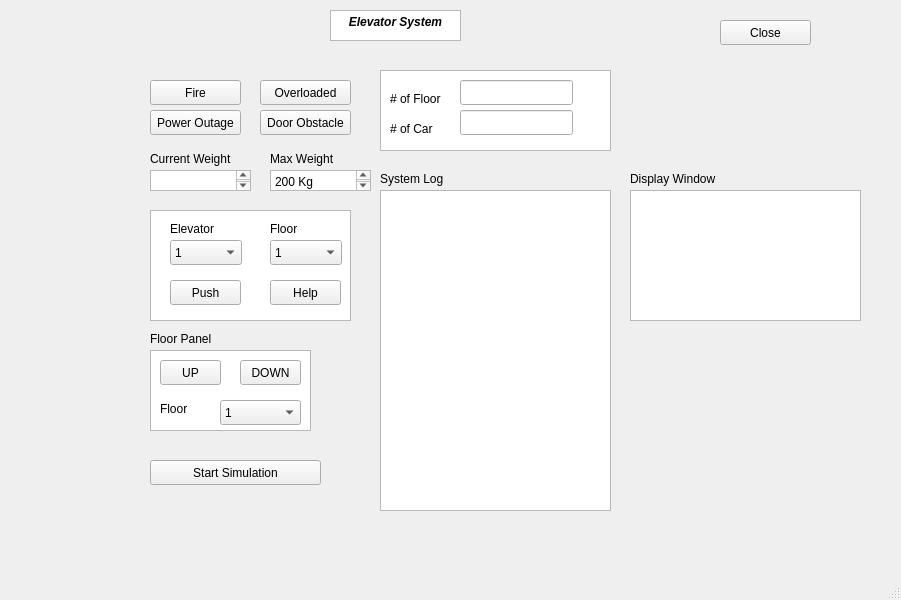
<?xml version="1.0" encoding="UTF-8"?>
<ui version="4.0">
 <class>MainWindow</class>
 <widget class="QMainWindow" name="MainWindow">
  <property name="geometry">
   <rect>
    <x>0</x>
    <y>0</y>
    <width>901</width>
    <height>600</height>
   </rect>
  </property>
  <property name="windowTitle">
   <string>MainWindow</string>
  </property>
  <widget class="QWidget" name="centralwidget">
   <widget class="QPushButton" name="StartSimulation">
    <property name="geometry">
     <rect>
      <x>150</x>
      <y>460</y>
      <width>171</width>
      <height>25</height>
     </rect>
    </property>
    <property name="text">
     <string>Start Simulation</string>
    </property>
   </widget>
   <widget class="QTextBrowser" name="textBrowser_2">
    <property name="geometry">
     <rect>
      <x>330</x>
      <y>10</y>
      <width>131</width>
      <height>31</height>
     </rect>
    </property>
    <property name="html">
     <string>&lt;!DOCTYPE HTML PUBLIC &quot;-//W3C//DTD HTML 4.0//EN&quot; &quot;http://www.w3.org/TR/REC-html40/strict.dtd&quot;&gt;
&lt;html&gt;&lt;head&gt;&lt;meta name=&quot;qrichtext&quot; content=&quot;1&quot; /&gt;&lt;style type=&quot;text/css&quot;&gt;
p, li { white-space: pre-wrap; }
&lt;/style&gt;&lt;/head&gt;&lt;body style=&quot; font-family:'Noto Sans'; font-size:9pt; font-weight:400; font-style:normal;&quot;&gt;
&lt;p align=&quot;center&quot; style=&quot; margin-top:0px; margin-bottom:0px; margin-left:0px; margin-right:0px; -qt-block-indent:0; text-indent:0px;&quot;&gt;&lt;span style=&quot; font-weight:600; font-style:italic;&quot;&gt;Elevator System&lt;/span&gt;&lt;/p&gt;&lt;/body&gt;&lt;/html&gt;</string>
    </property>
   </widget>
   <widget class="QPushButton" name="fireSafety">
    <property name="geometry">
     <rect>
      <x>150</x>
      <y>80</y>
      <width>91</width>
      <height>25</height>
     </rect>
    </property>
    <property name="text">
     <string>Fire</string>
    </property>
   </widget>
   <widget class="QPushButton" name="powerOutage">
    <property name="geometry">
     <rect>
      <x>150</x>
      <y>110</y>
      <width>91</width>
      <height>25</height>
     </rect>
    </property>
    <property name="text">
     <string>Power Outage</string>
    </property>
   </widget>
   <widget class="QPushButton" name="pushButton_4">
    <property name="geometry">
     <rect>
      <x>270</x>
      <y>280</y>
      <width>71</width>
      <height>25</height>
     </rect>
    </property>
    <property name="text">
     <string>Help</string>
    </property>
   </widget>
   <widget class="QPushButton" name="pushButton_5">
    <property name="geometry">
     <rect>
      <x>260</x>
      <y>110</y>
      <width>91</width>
      <height>25</height>
     </rect>
    </property>
    <property name="text">
     <string>Door Obstacle</string>
    </property>
   </widget>
   <widget class="QPushButton" name="pushButton_6">
    <property name="geometry">
     <rect>
      <x>260</x>
      <y>80</y>
      <width>91</width>
      <height>25</height>
     </rect>
    </property>
    <property name="text">
     <string>Overloaded</string>
    </property>
   </widget>
   <widget class="QTextBrowser" name="OutputBox">
    <property name="geometry">
     <rect>
      <x>380</x>
      <y>190</y>
      <width>231</width>
      <height>321</height>
     </rect>
    </property>
   </widget>
   <widget class="QTextBrowser" name="textBrowser_3">
    <property name="geometry">
     <rect>
      <x>380</x>
      <y>70</y>
      <width>231</width>
      <height>81</height>
     </rect>
    </property>
   </widget>
   <widget class="QLabel" name="label">
    <property name="geometry">
     <rect>
      <x>390</x>
      <y>90</y>
      <width>54</width>
      <height>17</height>
     </rect>
    </property>
    <property name="text">
     <string># of Floor</string>
    </property>
   </widget>
   <widget class="QLabel" name="label_2">
    <property name="geometry">
     <rect>
      <x>390</x>
      <y>120</y>
      <width>54</width>
      <height>17</height>
     </rect>
    </property>
    <property name="text">
     <string># of Car</string>
    </property>
   </widget>
   <widget class="QTextBrowser" name="textBrowser_4">
    <property name="geometry">
     <rect>
      <x>150</x>
      <y>170</y>
      <width>101</width>
      <height>21</height>
     </rect>
    </property>
   </widget>
   <widget class="QLabel" name="label_3">
    <property name="geometry">
     <rect>
      <x>150</x>
      <y>150</y>
      <width>101</width>
      <height>17</height>
     </rect>
    </property>
    <property name="text">
     <string>Current Weight</string>
    </property>
   </widget>
   <widget class="QLabel" name="label_4">
    <property name="geometry">
     <rect>
      <x>270</x>
      <y>150</y>
      <width>101</width>
      <height>17</height>
     </rect>
    </property>
    <property name="text">
     <string>Max Weight</string>
    </property>
   </widget>
   <widget class="QTextBrowser" name="textBrowser_5">
    <property name="geometry">
     <rect>
      <x>270</x>
      <y>170</y>
      <width>101</width>
      <height>21</height>
     </rect>
    </property>
    <property name="html">
     <string>&lt;!DOCTYPE HTML PUBLIC &quot;-//W3C//DTD HTML 4.0//EN&quot; &quot;http://www.w3.org/TR/REC-html40/strict.dtd&quot;&gt;
&lt;html&gt;&lt;head&gt;&lt;meta name=&quot;qrichtext&quot; content=&quot;1&quot; /&gt;&lt;style type=&quot;text/css&quot;&gt;
p, li { white-space: pre-wrap; }
&lt;/style&gt;&lt;/head&gt;&lt;body style=&quot; font-family:'Noto Sans'; font-size:9pt; font-weight:400; font-style:normal;&quot;&gt;
&lt;p style=&quot; margin-top:0px; margin-bottom:0px; margin-left:0px; margin-right:0px; -qt-block-indent:0; text-indent:0px;&quot;&gt;200 Kg&lt;/p&gt;&lt;/body&gt;&lt;/html&gt;</string>
    </property>
   </widget>
   <widget class="QComboBox" name="comboBox">
    <property name="geometry">
     <rect>
      <x>170</x>
      <y>240</y>
      <width>72</width>
      <height>25</height>
     </rect>
    </property>
    <item>
     <property name="text">
      <string>1</string>
     </property>
    </item>
    <item>
     <property name="text">
      <string>2</string>
     </property>
    </item>
   </widget>
   <widget class="QLabel" name="label_5">
    <property name="geometry">
     <rect>
      <x>170</x>
      <y>220</y>
      <width>54</width>
      <height>17</height>
     </rect>
    </property>
    <property name="text">
     <string>Elevator</string>
    </property>
   </widget>
   <widget class="QLabel" name="label_6">
    <property name="geometry">
     <rect>
      <x>270</x>
      <y>220</y>
      <width>54</width>
      <height>17</height>
     </rect>
    </property>
    <property name="text">
     <string>Floor</string>
    </property>
   </widget>
   <widget class="QComboBox" name="comboBox_2">
    <property name="geometry">
     <rect>
      <x>270</x>
      <y>240</y>
      <width>72</width>
      <height>25</height>
     </rect>
    </property>
    <item>
     <property name="text">
      <string>1</string>
     </property>
    </item>
    <item>
     <property name="text">
      <string>2</string>
     </property>
    </item>
   </widget>
   <widget class="QTextBrowser" name="textBrowser_6">
    <property name="geometry">
     <rect>
      <x>150</x>
      <y>210</y>
      <width>201</width>
      <height>111</height>
     </rect>
    </property>
   </widget>
   <widget class="QTextBrowser" name="DisplayWindow">
    <property name="geometry">
     <rect>
      <x>630</x>
      <y>190</y>
      <width>231</width>
      <height>131</height>
     </rect>
    </property>
   </widget>
   <widget class="QLabel" name="label_7">
    <property name="geometry">
     <rect>
      <x>630</x>
      <y>170</y>
      <width>101</width>
      <height>17</height>
     </rect>
    </property>
    <property name="text">
     <string>Display Window</string>
    </property>
   </widget>
   <widget class="QTextBrowser" name="textBrowser_7">
    <property name="geometry">
     <rect>
      <x>150</x>
      <y>350</y>
      <width>161</width>
      <height>81</height>
     </rect>
    </property>
   </widget>
   <widget class="QPushButton" name="pushButton_7">
    <property name="geometry">
     <rect>
      <x>160</x>
      <y>360</y>
      <width>61</width>
      <height>25</height>
     </rect>
    </property>
    <property name="text">
     <string>UP</string>
    </property>
   </widget>
   <widget class="QPushButton" name="pushButton_8">
    <property name="geometry">
     <rect>
      <x>240</x>
      <y>360</y>
      <width>61</width>
      <height>25</height>
     </rect>
    </property>
    <property name="text">
     <string>DOWN</string>
    </property>
   </widget>
   <widget class="QLabel" name="label_8">
    <property name="geometry">
     <rect>
      <x>160</x>
      <y>400</y>
      <width>54</width>
      <height>17</height>
     </rect>
    </property>
    <property name="text">
     <string>Floor</string>
    </property>
   </widget>
   <widget class="QComboBox" name="comboBox_3">
    <property name="geometry">
     <rect>
      <x>220</x>
      <y>400</y>
      <width>81</width>
      <height>25</height>
     </rect>
    </property>
    <item>
     <property name="text">
      <string>1</string>
     </property>
    </item>
    <item>
     <property name="text">
      <string>2</string>
     </property>
    </item>
   </widget>
   <widget class="QLabel" name="label_9">
    <property name="geometry">
     <rect>
      <x>380</x>
      <y>170</y>
      <width>101</width>
      <height>17</height>
     </rect>
    </property>
    <property name="text">
     <string>System Log</string>
    </property>
   </widget>
   <widget class="QLabel" name="label_11">
    <property name="geometry">
     <rect>
      <x>150</x>
      <y>330</y>
      <width>101</width>
      <height>17</height>
     </rect>
    </property>
    <property name="text">
     <string>Floor Panel</string>
    </property>
   </widget>
   <widget class="QPushButton" name="pushButton_9">
    <property name="geometry">
     <rect>
      <x>170</x>
      <y>280</y>
      <width>71</width>
      <height>25</height>
     </rect>
    </property>
    <property name="text">
     <string>Push</string>
    </property>
   </widget>
   <widget class="QPushButton" name="pushButton_10">
    <property name="geometry">
     <rect>
      <x>720</x>
      <y>20</y>
      <width>91</width>
      <height>25</height>
     </rect>
    </property>
    <property name="text">
     <string>Close</string>
    </property>
   </widget>
   <widget class="QLineEdit" name="numberFloor">
    <property name="geometry">
     <rect>
      <x>460</x>
      <y>80</y>
      <width>113</width>
      <height>25</height>
     </rect>
    </property>
   </widget>
   <widget class="QLineEdit" name="numberCar">
    <property name="geometry">
     <rect>
      <x>460</x>
      <y>110</y>
      <width>113</width>
      <height>25</height>
     </rect>
    </property>
   </widget>
   <zorder>textBrowser_6</zorder>
   <zorder>StartSimulation</zorder>
   <zorder>textBrowser_2</zorder>
   <zorder>fireSafety</zorder>
   <zorder>powerOutage</zorder>
   <zorder>pushButton_4</zorder>
   <zorder>pushButton_5</zorder>
   <zorder>pushButton_6</zorder>
   <zorder>OutputBox</zorder>
   <zorder>textBrowser_3</zorder>
   <zorder>label</zorder>
   <zorder>label_2</zorder>
   <zorder>textBrowser_4</zorder>
   <zorder>label_3</zorder>
   <zorder>label_4</zorder>
   <zorder>textBrowser_5</zorder>
   <zorder>comboBox</zorder>
   <zorder>label_5</zorder>
   <zorder>label_6</zorder>
   <zorder>comboBox_2</zorder>
   <zorder>DisplayWindow</zorder>
   <zorder>label_7</zorder>
   <zorder>textBrowser_7</zorder>
   <zorder>pushButton_7</zorder>
   <zorder>pushButton_8</zorder>
   <zorder>label_8</zorder>
   <zorder>comboBox_3</zorder>
   <zorder>label_9</zorder>
   <zorder>label_11</zorder>
   <zorder>pushButton_9</zorder>
   <zorder>pushButton_10</zorder>
   <zorder>numberFloor</zorder>
   <zorder>numberCar</zorder>
  </widget>
  <widget class="QMenuBar" name="menubar">
   <property name="geometry">
    <rect>
     <x>0</x>
     <y>0</y>
     <width>901</width>
     <height>22</height>
    </rect>
   </property>
  </widget>
  <widget class="QStatusBar" name="statusbar"/>
 </widget>
 <resources/>
 <connections>
  <connection>
   <sender>pushButton_10</sender>
   <signal>clicked()</signal>
   <receiver>MainWindow</receiver>
   <slot>close()</slot>
   <hints>
    <hint type="sourcelabel">
     <x>720</x>
     <y>66</y>
    </hint>
    <hint type="destinationlabel">
     <x>742</x>
     <y>153</y>
    </hint>
   </hints>
  </connection>
 </connections>
</ui>
